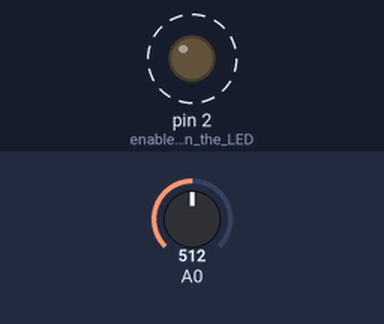
The sketch below on a simulated Arduino Uno, built with avr-gcc and run on an emulated ATmega328P. On the bench: output pins drawn as LEDs (lit = HIGH). Dashed ring = blinking. The inputs (shaded band) are chosen by the test bench; at power-on: A0 = 512.

Above: at 1.8 s.
1.9 s: A0 set to 0
At 2.6 s:
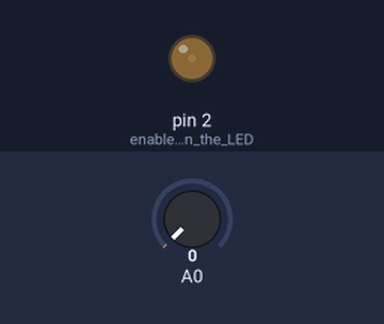
3.6 s: A0 set to 122
At 3.9 s:
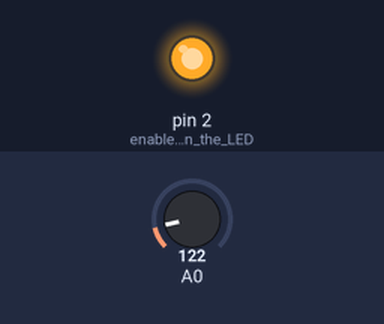
Timing chart, 0 to 13.1 s (numbered marks = the images above; inputs shaded):
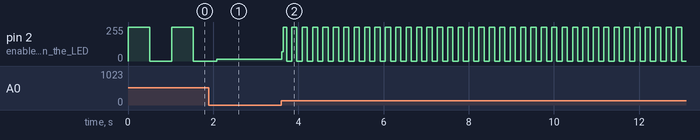

Measured:
- after the input at 3.6 s, pin 2 (enable_output_on_the_LED): 15/255 → 68/255 at once, then moves between 0/255 and 255/255, repeating every 0.24 s
- by itself, pin 2 (enable_output_on_the_LED): alternates 255/255 for 0.51 s and 0/255 for 0.51 s

The sketch:

analogLDR_LEDflash.ino
```cpp
void setup()
{
  pinMode(2, OUTPUT);  // enable output on the LED pin
}

void loop()
{
  int rate = analogRead(A0); // read the analog input
  digitalWrite(2, HIGH);   // set the LED on
  delay(rate);             // wait duration dependent on light level
  digitalWrite(2, LOW);    // set the LED off
  delay(rate);             // wait again
}
```
